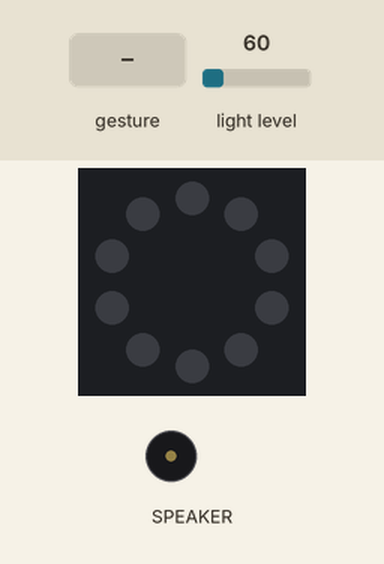
This program was run on a simulated Circuit Playground running CircuitPython. Shown: the board's ring of 10 RGB LEDs (number 0 left of the top, counting anticlockwise), buzzer (waves = sounding). The test bench sets the inputs (shaded band); at power-on: light level 60. Random numbers come from a fixed seed.

Above: at 1.2 s.
1.3 s: gesture 'shake'
At 3.7 s:
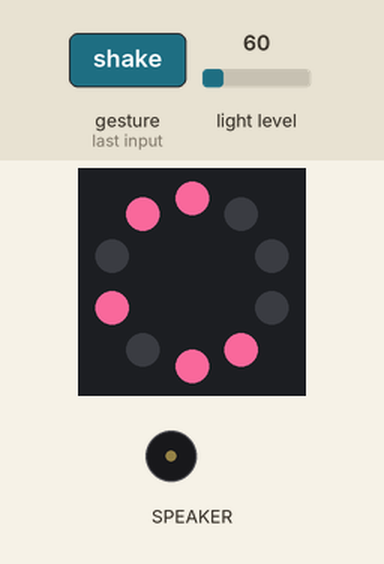
4.3 s: gesture 'tap'
At 5.8 s:
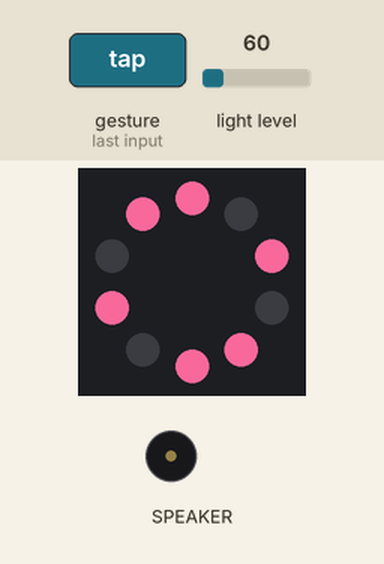
Timing chart, 0 to 7.3 s (numbered marks = the images above; inputs shaded):
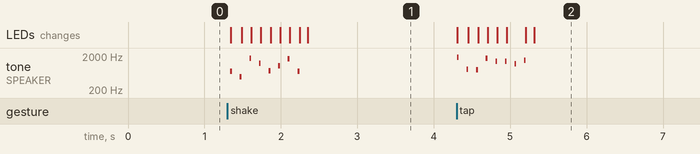

Measured:
- after the input at 1.3 s, tone on SPEAKER: plays 715 Hz for 0.02 s, 495 Hz for 0.02 s, 1708 Hz for 0.02 s, 1244 Hz for 0.02 s, 741 Hz for 0.02 s, 1026 Hz for 0.02 s … (8 notes in this stretch), starting at once; the LEDs: first change at once (image 1 shows a later state)
- after the input at 4.3 s, tone on SPEAKER: plays 1848 Hz for 0.02 s, 817 Hz for 0.02 s, 800 Hz for 0.02 s, 1722 Hz for 0.02 s, 1424 Hz for 0.02 s, 1411 Hz for 0.02 s … (8 notes in this stretch), starting at once; the LEDs: first change at once (image 2 shows a later state)

The program:

D6-dice.py
```python
# (licence header left out)
import time
import random
from adafruit_circuitplayground.express import cpx

ROLL_THRESHOLD  = 30        # Total acceleration
DICE_COLOR      = 0xEA6292  # Dice digits color

dice_pixels = {
 1 : (2,),
 2 : (4, 9),
 3 : (0, 4, 7),
 4 : (1, 3, 6, 8),
 5 : (0, 2, 4, 5, 9),
 6 : (0, 2, 4, 5, 7, 9)
}

# Configure double tap detection
cpx.detect_taps = 2

# Seed the random function with light sensor value
# (try commenting this out and see if it matters)
random.seed(cpx.light)

# Initialize the global states
new_roll = False
rolling = False

# Loop forever
while True:
    # Check for rolling
    if cpx.shake() or cpx.tapped:
        roll_start_time = time.monotonic()
        new_roll = True
        rolling = True

    # Rolling momentum
    # Keep rolling for a period of time even after shaking stops
    if new_roll:
        if time.monotonic() - roll_start_time > 1:
            rolling = False

    # Compute a random number from 1 to 6
    roll_number = random.randrange(1,7)

    # Display status on NeoPixels
    if rolling:
        # Make some noise and show the dice roll number
        cpx.start_tone(random.randrange(400,2000))
        cpx.pixels.fill(0)
        for p in dice_pixels[roll_number]:
            cpx.pixels[p] = DICE_COLOR
        time.sleep(0.02)
        cpx.stop_tone()
    elif new_roll:
        # Show the dice roll number
        new_roll = False
        cpx.pixels.fill(0)
        for p in dice_pixels[roll_number]:
            cpx.pixels[p] = DICE_COLOR
```
